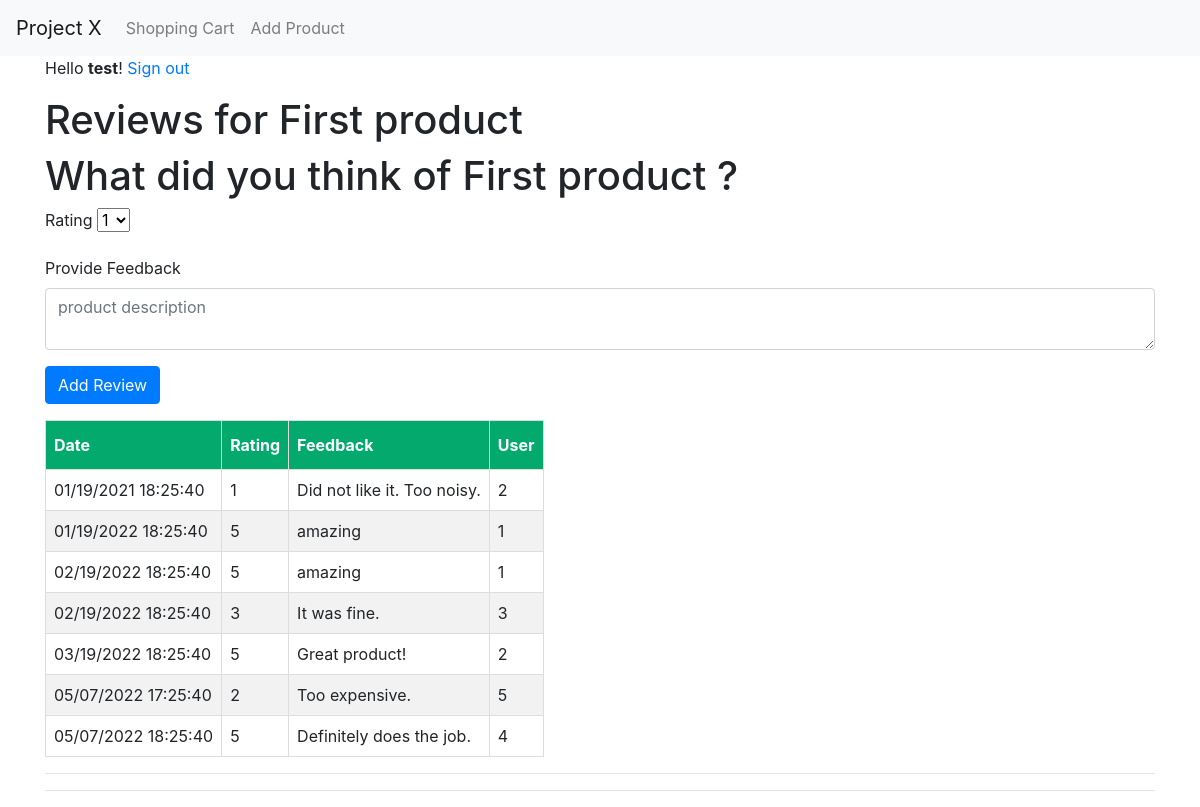
/1/review, run on the app's committed database.
### tables this page shows
CREATE TABLE products (
    id INTEGER PRIMARY KEY AUTOINCREMENT,
    -- created TIMESTAMP NOT NULL DEFAULT CURRENT_TIMESTAMP,
    product_name TEXT NOT NULL,
    description TEXT NOT NULL,
    price TEXT NOT NULL
);

CREATE TABLE reviews (
    id INTEGER PRIMARY KEY AUTOINCREMENT,
    user_id INTEGER NOT NULL,
    product_id INTEGER NOT NULL,
    rating TEXT NOT NULL,
    feedback TEXT NOT NULL,
    date TEXT NOT NULL
);

### app.py (the view, shortened to what this page needs)
@app.route('/<int:id>/review', methods=('GET', 'POST'))
def review(id):
    product = Product(product_id=id)
    reviews = product.get_reviews()
    if request.method == 'GET':
        product = Product(product_id=id)
        reviews = product.get_reviews()
    return render_template('review.html', product=product, reviews=reviews, user=current_user.username)

### app.py (called while the page is built)
def get_db_connection():
    conn = sqlite3.connect('database.db')
    conn.row_factory = sqlite3.Row
    return conn

    def get_reviews(self):
        conn = get_db_connection()
        reviews = conn.execute('SELECT * FROM reviews WHERE product_id = ? ORDER BY date', (self.id,)).fetchall()
        conn.close()
        return reviews

### templates/review.html (shortened to what this page needs)
{% extends 'base.html' %}
{% block content %}
<h1>{% block title %} Reviews for {{ product['name'] }} {% endblock %}</h1>
<div>
    {% if user == 'Anonymous' %}
    <p><a href="{{ url_for('signin') }}">Sign in</a> to add a review.</p>
    {% else %}
    <h1>What did you think of {{ product['name'] }} ? </h1>
    <form method="post">
        <div class="form-group">
            <label for="product_name">Rating</label>
            <select name="rating" id="rating">
                <option value="1">1</option>
              </select>
        </div>
        <div class="form-group">
            <label for="feedback">Provide Feedback</label>
            <textarea name="feedback" placeholder="product description"
                      class="form-control">{{ request.form['feedback']}}</textarea>
        </div>
    </form>
    <div class="form-group">
        <button type="submit" class="btn btn-primary">Add Review</button>
    </div>
    {% endif %}
</div>
<table>
    <thead>
        <th>Date</th>
        <th>Rating</th>
        <th>Feedback</th>
        <th>User</th>
    </thead>
    {% for review in reviews %}
    <tr>
        <td>{{ review['date'] }}</td>
        <td>{{ review['rating'] }}</td>
        <td>{{ review['feedback'] }}</td>
        <td>{{ review['user_id'] }} </td>
    </tr>
    {% endfor %}
</table>
<hr>
<hr>
{% endblock %}

### templates/base.html (shortened to what this page needs)
<!doctype html>
<html lang="en">
  <head>
    <link rel="stylesheet" href="https://stackpath.bootstrapcdn.com/bootstrap/4.3.1/css/bootstrap.min.css">
    <link rel="stylesheet" href="../static/css/style.css">
  </head>
  <body>
    <nav class="navbar navbar-expand-md navbar-light bg-light">
      <a class="navbar-brand" href="{{ url_for('index')}}">Project X</a>
      <div class="collapse navbar-collapse" id="navbarNav">
          <ul class="navbar-nav">
          <li class="nav-item">
              <a class="nav-link" href="{{url_for('shopping_cart')}}">Shopping Cart</a>
          </li>
          <li class="nav-item">
              <a class="nav-link" href="{{url_for('create')}}">Add Product</a>
          </li>
          </ul>
      </div>
  </nav>
  <div class="container">
      {% if user == 'Anonymous' or user == None %}
      <p>You are not signed in.  <a href="{{ url_for('signin') }}">Sign in</a></p>
      {% else %}
      <p>Hello <strong>{{ user }}</strong>!   <a href="{{ url_for('index', signout=True) }}">Sign out</a> </p>
      {% endif %}
      {% block content %} {% endblock %}
  </div>
  </body>
</html>

### static/css/style.css (style rules this page uses)
td, th { border: 1px solid #ddd; padding: 8px; }
tr:nth-child(even) { background-color: #f2f2f2; }
th { padding-top: 12px; padding-bottom: 12px; text-align: left; background-color: #04AA6D; color: white; }

### data on the page
products: name "First product"
reviews: date "01/19/2021 18:25:40", rating "1", feedback "Did not like it. Too noisy.", user_id "2"
reviews: date "01/19/2022 18:25:40", rating "5", feedback "amazing", user_id "1"
reviews: date "02/19/2022 18:25:40", rating "5", feedback "amazing", user_id "1"
reviews: date "02/19/2022 18:25:40", rating "3", feedback "It was fine.", user_id "3"
reviews: date "03/19/2022 18:25:40", rating "5", feedback "Great product!", user_id "2"
reviews: date "05/07/2022 17:25:40", rating "2", feedback "Too expensive.", user_id "5"
reviews: date "05/07/2022 18:25:40", rating "5", feedback "Definitely does the job.", user_id "4"

### other printed values
{{ user }} "test"
